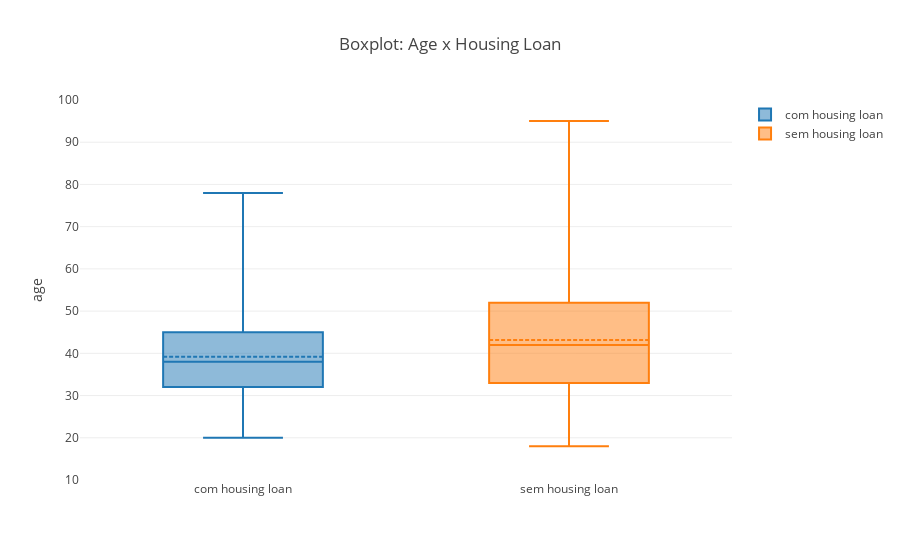

Notebook cell for this chart:
### Markdown cell above
# 5 - Qual o fator determinante para que o banco exija um seguro de crédito?

O mapa de calor (gráfico acima) é a representação da correlação entre cada uma das variáveis contidas no dataset fornecido. Para esta análise, foi utilizado o coeficiente de correlação de Spearman. Ao observar a coluna da variável default, nota-se que, com exceção da própria variável default, a variável que possui maior correlação com default é a balance (-0.17, uma correlação negativa). 
Levando em conta que balance refere-se à média do saldo anual do cliente, consequentemente, eventuais saldos negativos devem impactar bastante em decisões de análise de crédito. Esta hipótese pode ser comprovada através do boxplots gerados com base nos dados de balance e default dos clientes do banco. Para default = yes, 75% dos clientes possuem balance que variam entre -340 e 15 Euros. Já para default = no, 75% encontra-se com balance variando entre 84 e 1462,5 Euros.

### Code cell
#%% 6 - Quais são as características mais proeminentes de um cliente que possua empréstimo imobiliário?

# considerando apenas a variáveis que não possuem ligação com campanhas
prep6 = df0[['age', 'job', 'marital', 'education', 'default', 'balance', 'housing', 'loan']]

toEncoder6 = ['job', 'marital', 'education', 'default', 'housing', 'loan']

for i in toEncoder6:
    prep6[i] = LabelEncoder().fit_transform(prep6[i])
    
# plot gráfico 6a
df6a = prep6.corr(method='spearman')

fig, ax = plt.subplots()
sb.heatmap(df6a, vmin=-1, vmax=1.0, cmap='RdBu_r', robust=False, annot=True)
#plt.show()
ax.set_title('Correlação Entre as Variáveis Sem Ligação com Campanha (Coeficiente de Spearman)')
fig.set_size_inches(17.55, 12.405)

# plot gráfico 6b
df6b = prep6[['age','housing']].copy()

trace1 = go.Box(y=df6b[df6b.housing==1].age,
    name='com housing loan',
    boxmean=True,
    boxpoints=False,
    yaxis='y'
)
trace2=go.Box(y=df6b[df6b.housing==0].age,             
    name='sem housing loan',
    boxmean=True,
    boxpoints=False,
    yaxis='y'
)

data = [trace1, trace2]

layout = go.Layout(
    title='Boxplot: Age x Housing Loan',
    yaxis=dict(
        anchor='y',
        title='age',
        range=[10,100]
    )
)

fig = go.Figure(data=data, layout=layout)

iplot(fig,filename='gráfico 6b')

### Figure 1 — Plotly figure (JSON) as saved in the notebook; plotly's stock layout.template omitted (floating-point values rounded to 4 significant figures; data arrays with more than 128 entries replaced by an {"elided": "..."} marker saying what was removed)
{"data": [{"boxmean": true, "boxpoints": false, "name": "com housing loan", "type": "box", "uid": "b1ad26cc-ef3d-11e8-801c-e006e6d037a2", "y": {"elided": "25130 int values"}, "yaxis": "y"}, {"boxmean": true, "boxpoints": false, "name": "sem housing loan", "type": "box", "uid": "b1ad26cd-ef3d-11e8-af6e-e006e6d037a2", "y": {"elided": "20081 int values"}, "yaxis": "y"}], "layout": {"title": "Boxplot: Age x Housing Loan", "yaxis": {"anchor": "y", "range": [10, 100], "title": "age"}}}
